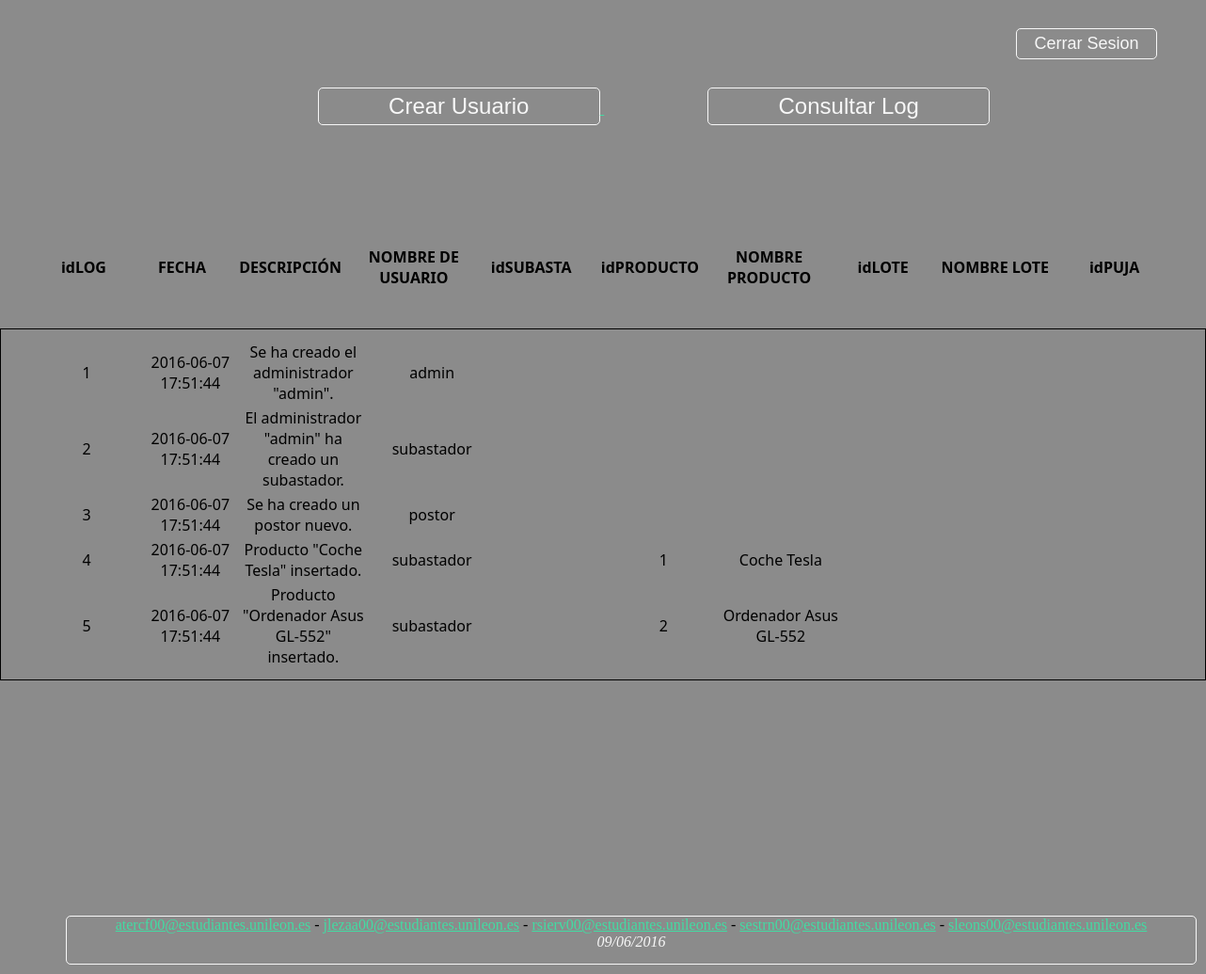
Page /administrador.php (signed in) on the committed database.
### tables this page shows
CREATE TABLE `log` (
  `id` int(11) NOT NULL,
  `fecha` datetime NOT NULL DEFAULT CURRENT_TIMESTAMP,
  `descripcion` varchar(200) DEFAULT NULL,
  `idusuario` int(11) DEFAULT NULL,
  `idsubasta` int(11) DEFAULT NULL,
  `idproducto` int(11) DEFAULT NULL,
  `idpuja` int(11) DEFAULT NULL,
  `idlote` int(11) DEFAULT NULL,
  `nombreproducto` varchar(45) DEFAULT NULL,
  `nombrelote` varchar(45) DEFAULT NULL
);

CREATE TABLE `usuarios` (
  `id` int(11) NOT NULL,
  `tipo` varchar(45) NOT NULL,
  `usuario` varchar(45) NOT NULL,
  `password` varchar(45) NOT NULL,
  `nombre` varchar(45) DEFAULT NULL,
  `apellidos` varchar(45) DEFAULT NULL
);

### verLog.php (the view, shortened to what this page needs)
<?php
	function mostrarLogs(){
		$conn = new mysqli("localhost", "643b4d11c092cc1e", "sekret", "643b4d11c092cc1ea32a96bdb4f8da93");
        $selectLog = "SELECT * FROM log ORDER BY fecha DESC";
		$resultLog = $conn->query($selectLog);
        crearTableLog($resultLog, $conn);
        }
	function crearTableLog($resultLog, $conn){
		?>
        <table style="width:100%; padding: 30px; margin-top: 10px; font-family:'Segoe UI'; font-weight: bold;">
                <tr>
                    <td style="width: 130px; text-align: center;">idLOG</td>
                    <td style="width: 100px; text-align: center;">FECHA</td>
                    <td style="width:140px; text-align: center;">DESCRIPCIÓN</td>
                    <td style="width: 135px; text-align: center;">NOMBRE DE USUARIO</td>
                    <td style="width: 130px; text-align: center;">idSUBASTA</td>
                    <td style="width: 130px; text-align: center;">idPRODUCTO</td>
                    <td style="width: 130px; text-align: center;">NOMBRE PRODUCTO</td>
                    <td style="width: 130px; text-align: center;">idLOTE</td>
                    <td style="width: 130px; text-align: center;">NOMBRE LOTE</td>
                    <td style="width: 150px; text-align: center;">idPUJA</td>
                </tr>
            </table>
        <table style="width:100%; padding: 10px; padding-left: 30px; margin-top: 10px; font-family:'Segoe UI'; border: 1px solid black;">
            <?php
        if($resultLog->num_rows > 0){
				while($rowLog = $resultLog->fetch_assoc()) {
					$idLog = $rowLog['id'];
					$fecha = $rowLog['fecha'];
                    $descripcion = $rowLog['descripcion'];
                    $resultNombreUsuario = $conn->query( "SELECT usuario FROM usuarios WHERE id='".$rowLog['idusuario']."'");
                    $rowNombreUsuario = $resultNombreUsuario->fetch_assoc();
					$nombreUsuario = $rowNombreUsuario['usuario'];
					$idProducto = $rowLog['idproducto'];
                    $nombreProducto = $rowLog['nombreproducto'];
				?>
                <tr>
                    <td style="width: 130px; text-align: center;">
                        <?php echo $idLog?>
                    </td>
                    <td style="width: 100px; text-align: center;">
                        <?php echo $fecha?>
                    </td>
                    <td style="width:140px; text-align: center;">
                        <?php echo $descripcion?>
                    </td>
                    <td style="width: 135px; text-align: center;">
                        <?php echo $nombreUsuario?>
                    </td>
                    <td style="width: 130px; text-align: center;">
                    </td>
                    <td style="width: 130px; text-align: center;">
                        <?php echo $idProducto?>
                    </td>
                    <td style="width: 130px; text-align: center;">
                        <?php echo $nombreProducto?>
                    </td>
                    <td style="width: 130px; text-align: center;">
                    </td>
                    <td style="width: 130px; text-align: center;">
                    </td>
                    <td style="width: 150px; text-align: center;">
                    </td>
                </tr>
                <?php
				}
                ?>
        </table>
        <?php
			}else{
                ?>
                <label style="position: absolute; left: 515px; top: 435px; font-family:'Segoe UI'; font-size: 13px; font-weight: bold; "> *No existen logs actualmente* </label>
                <?php
			}
	}
	?>

### administrador.php (shortened to what this page needs)
<!DOCTYPE html>
<html>
<head>
    <link rel="stylesheet" type="text/css" href="css/estilos.css" media="screen" />
</head>
<body>
    <div id="header">
    	<a href="administrador.php?page=cerrarSesion">
            <button class="buttonSesion"> Cerrar Sesion </button>
        </a>
        <a href="administrador.php?page=registroAdminSubas">
            <button class="buttonSub"> Crear Usuario </button>
        </a>
        <a href="administrador.php?page=consultaLog">
            <button class="buttonSub"> Consultar Log </button>
        </a>
    </div>
    <div class="wrapper">
        <?php
if(!isset($_GET['page'])){
	include("verLog.php");
	mostrarLogs();
}else{
	$page = $_GET['page'];
	include("$page.php");
}
?>
    </div>
    <div id="footer">
        <a href="mailto:atercf00@estudiantes.unileon.es">atercf00@estudiantes.unileon.es</a> -
        <a href="mailto:jlezaa00@estudiantes.unileon.es">jlezaa00@estudiantes.unileon.es</a> -
        <a href="mailto:rsierv00@estudiantes.unileon.es">rsierv00@estudiantes.unileon.es</a> -
        <a href="mailto:sestrn00@estudiantes.unileon.es">sestrn00@estudiantes.unileon.es</a> -
        <a href="mailto:sleons00@estudiantes.unileon.es">sleons00@estudiantes.unileon.es</a>
        <address> 09/06/2016 </address>
    </div>
</body>
</html>

### css/estilos.css (style rules this page uses)
body { margin:0; padding:0; background-color: #8B8B8B; }
#header { width: 1140px; height: 75px; font-family: "Arial"; text-align: center; color: #F7F7F7; font-style: italic; margin-left: 70px; }
#header button { width: 100px; color: #F7F7F7; background: #8B8B8B; border: 1px solid #F7F7F7; font-size: 24px; border-radius: 5px; margin-left: 110px; padding: 5px; padding-right: 15px; padding-left: 15px; margin-top: 15px; }
#header .buttonSub { width: 300px; color: #F7F7F7; background: #8B8B8B; border: 1px solid #F7F7F7; font-size: 24px; border-radius: 5px; margin-left: 110px; padding: 5px; padding-right: 15px; padding-left: 15px; margin-top: 30px; }
#header .buttonSesion { width: 150px; font-size: 18px; color: #F7F7F7; background: #8B8B8B; border: 1px solid #F7F7F7; border-radius: 5px; margin-left: 1010px; padding: 5px; padding-right: 15px; padding-left: 15px; margin-top: 30px; }
#footer { width: 1200px; height: 50px; float:center; margin-left: 70px; border: 3px solid #000; margin-top: 250px; margin-bottom: 10px; text-align: center; font-family: "Calibri"; border: 1px solid #F7F7F7; border-radius: 5px; }
#footer address { color: #F7F7F7; text-align: center; }
a { color: #42dca3; -webkit-transition: all .2s ease-in-out; -moz-transition: all .2s ease-in-out; transition: all .2s ease-in-out; }

### rows in the picture
log: id "1", fecha "2016-06-07 17:51:44", descripcion "Se ha creado el administrador \"admin\".", idusuario.usuario "admin"
log: id "2", fecha "2016-06-07 17:51:44", descripcion "El administrador \"admin\" ha creado un subastador.", idusuario.usuario "subastador"
log: id "3", fecha "2016-06-07 17:51:44", descripcion "Se ha creado un postor nuevo.", idusuario.usuario "postor"
log: id "4", fecha "2016-06-07 17:51:44", descripcion "Producto \"Coche Tesla\" insertado.", idusuario.usuario "subastador", idproducto "1", nombreproducto "Coche Tesla"
log: id "5", fecha "2016-06-07 17:51:44", descripcion "Producto \"Ordenador Asus GL-552\" insertado.", idusuario.usuario "subastador", idproducto "2", nombreproducto "Ordenador Asus GL-552"
